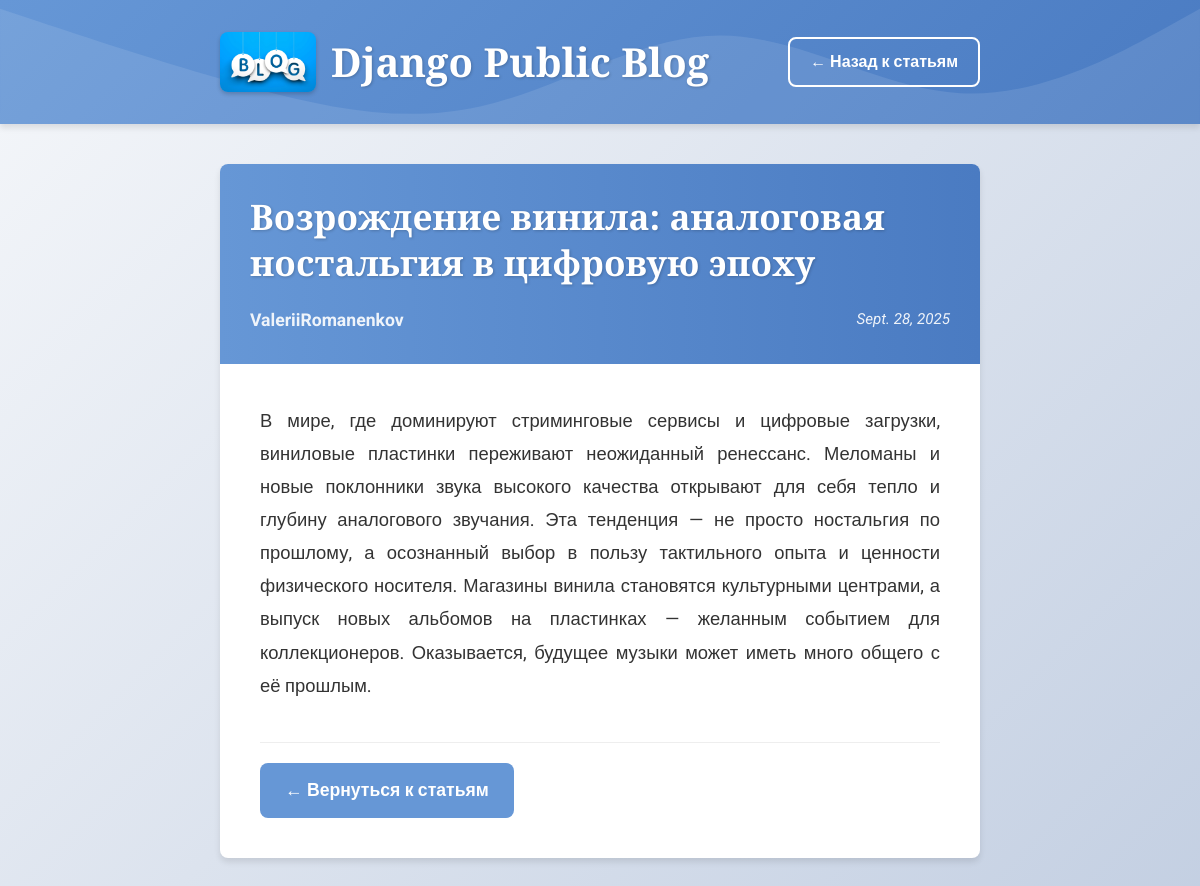
The app's page /article/1/ with its own data.
### articles/models.py (models this page shows, shortened)
class Article(models.Model):
    title = models.CharField(max_length=200)
    author = models.ForeignKey(User, on_delete=models.CASCADE)
    text = models.TextField()
    created_date = models.DateField(auto_now_add=True)

### articles/views.py (the view)
# urls.py: path('article/<int:article_id>/', views.get_article, name='get_article')
def get_article(request, article_id):
    try:
        post = Article.objects.get(id=article_id)
        return render(request, 'article.html', {"post": post})
    except Article.DoesNotExist:
        raise Http404

### articles/templates/article.html (shortened to what this page needs)
<!DOCTYPE html>
<html lang="ru">
<head>
    {% load static %}
</head>
<body>
    <div class="header">
        <div class="container">
            <div class="header-content">
                <div class="logo-container">
                    <img src="{% static 'blog.jpg' %}" alt="Логотип" class="logo" />
                    <div>
                        <h1>Django Public Blog</h1>
                    </div>
                </div>
                <a href="{% url 'articles' %}" class="back-link">← Назад к статьям</a>
            </div>
        </div>
    </div>
    <div class="container">
        <div class="article-container">
            <div class="article-header">
                <h1 class="article-title">{{ post.title }}</h1>
                <div class="article-meta">
                    <div class="article-author">{{ post.author.username }}</div>
                    <div class="article-date">{{ post.created_date }}</div>
                </div>
            </div>
            <div class="article-content">
                <div class="article-full-text">
                    {{ post.text|linebreaks }}
                </div>
                <div class="article-actions">
                    <a href="{% url 'articles' %}" class="back-to-articles">← Вернуться к статьям</a>
                </div>
            </div>
        </div>
    </div>
</body>
</html>

### articles/templates/article.html (style rules this page uses)
:root { --primary-color: #6697d6; --secondary-color: #4a7bc2; --accent-color: #ff7e5f; --light-color: #f8f9fa; --dark-color: #343a40; --text-color: #333; --border-radius: 8px; --shadow: 0 4px 6px rgba(0, 0, 0, 0.1); }
* { margin: 0; padding: 0; box-sizing: border-box; }
body { background: linear-gradient(135deg, #f5f7fa 0%, #c3cfe2 100%); font-family: 'Roboto', Tahoma, Arial, sans-serif; color: var(--text-color); line-height: 1.6; padding-bottom: 40px; min-height: 100vh; }
.container { max-width: 800px; margin: 0 auto; padding: 0 20px; }
.header { background: linear-gradient(135deg, var(--primary-color) 0%, var(--secondary-color) 100%); color: white; padding: 30px 0; margin-bottom: 40px; box-shadow: var(--shadow); position: relative; overflow: hidden; }
.header::before { content: ""; position: absolute; top: 0; left: 0; right: 0; bottom: 0; background-size: cover; background-position: center; }
.header-content { position: relative; z-index: 1; display: flex; align-items: center; justify-content: space-between; }
.logo-container { display: flex; align-items: center; }
.logo { height: 60px; width: auto; margin-right: 15px; border-radius: 8px; box-shadow: 0 2px 4px rgba(0, 0, 0, 0.2); }
h1 { font-family: 'Playfair Display', 'Times New Roman', Times, serif; font-size: 2.5rem; font-weight: 700; margin: 0; text-shadow: 1px 1px 3px rgba(0, 0, 0, 0.2); }
.back-link { color: white; text-decoration: none; font-weight: 700; padding: 10px 20px; border: 2px solid white; border-radius: var(--border-radius); transition: all 0.3s ease; }
.article-container { background: white; border-radius: var(--border-radius); box-shadow: var(--shadow); overflow: hidden; margin-bottom: 30px; }
.article-header { background: linear-gradient(to right, var(--primary-color), var(--secondary-color)); color: white; padding: 30px; }
.article-title { font-family: 'Playfair Display', 'Times New Roman', Times, serif; font-size: 2.2rem; font-weight: 700; margin: 0 0 10px 0; line-height: 1.3; }
.article-meta { display: flex; justify-content: space-between; align-items: center; margin-top: 20px; font-size: 0.95rem; opacity: 0.9; }
.article-author { font-weight: 700; font-size: 1.1rem; }
.article-date { font-style: italic; }
.article-content { padding: 40px; font-size: 1.1rem; line-height: 1.8; }
.article-full-text { font-size: 1.15rem; line-height: 1.8; color: #333; }
.article-actions { display: flex; justify-content: space-between; align-items: center; margin-top: 40px; padding-top: 20px; border-top: 1px solid #eee; }
.back-to-articles { display: inline-block; padding: 12px 25px; background: var(--primary-color); color: white; text-decoration: none; border-radius: var(--border-radius); font-weight: 700; transition: all 0.3s ease; }
.article-full-text { font-size: 1.15rem; line-height: 1.8; color: #333; max-width: 700px; margin: 0 auto; text-align: justify; }

### records on screen
Article: title "Возрождение винила: аналоговая ностальгия в цифровую эпоху", author.username "ValeriiRomanenkov", created_date "Sept. 28, 2025", text "В мире, где доминируют стриминговые сервисы и цифровые загрузки, виниловые пластинки переживают неожиданный ренессанс. Меломаны и новые поклонники звука высокого качества открывают для себя тепло и глубину аналогового звучания. Эта тенденция — не просто ностальгия по прошлому, а осознанный выбор в пользу тактильного опыта и ценности физического носителя. Магазины винила становятся культурными центрами, а выпуск новых альбомов на пластинках — желанным событием для коллекционеров. Оказывается, будущее музыки может иметь много общего с её прошлым."
